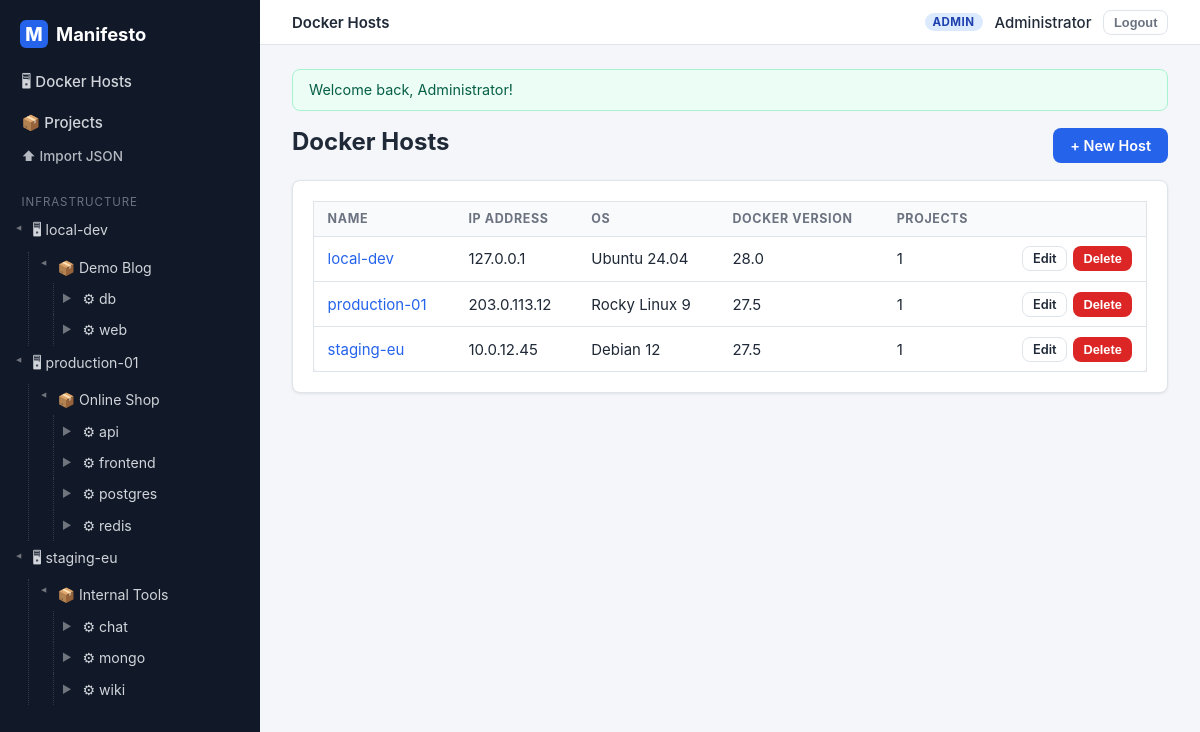
The page /docker-hosts (signed in) on the database its author committed.
### tables this page shows
CREATE TABLE project (
    id             INT UNSIGNED AUTO_INCREMENT PRIMARY KEY,
    docker_host_id INT UNSIGNED NOT NULL,
    name           VARCHAR(128) NOT NULL,
    slug           VARCHAR(128) NOT NULL,
    description    TEXT NULL,
    created_at     TIMESTAMP NOT NULL DEFAULT CURRENT_TIMESTAMP,
    updated_at     TIMESTAMP NOT NULL DEFAULT CURRENT_TIMESTAMP ON UPDATE CURRENT_TIMESTAMP,
    UNIQUE KEY uq_project_slug (slug),
    KEY idx_project_host (docker_host_id),
    CONSTRAINT fk_project_host FOREIGN KEY (docker_host_id)
        REFERENCES docker_host (id) ON DELETE RESTRICT
);

CREATE TABLE service (
    id                   INT UNSIGNED AUTO_INCREMENT PRIMARY KEY,
    project_id           INT UNSIGNED NOT NULL,
    name                 VARCHAR(128) NOT NULL,
    image                VARCHAR(255) NOT NULL,
    restart_policy       ENUM('no','always','on-failure','unless-stopped') NOT NULL DEFAULT 'unless-stopped',
    notes                TEXT NULL,
    command              VARCHAR(512) NULL,
    working_dir          VARCHAR(255) NULL,
    depends_on           VARCHAR(512) NULL COMMENT 'Comma-separated service names',
    build_context        VARCHAR(255) NULL COMMENT 'Path to Dockerfile context, e.g. ./api',
    dockerfile_content   LONGTEXT NULL COMMENT 'Inline Dockerfile content',
    healthcheck_cmd      VARCHAR(512) NULL,
    healthcheck_interval VARCHAR(32) NULL DEFAULT '30s',
    network_mode         VARCHAR(64) NULL,
    created_at           TIMESTAMP NOT NULL DEFAULT CURRENT_TIMESTAMP,
    updated_at           TIMESTAMP NOT NULL DEFAULT CURRENT_TIMESTAMP ON UPDATE CURRENT_TIMESTAMP,
    UNIQUE KEY uq_service_name_per_project (project_id, name),
    CONSTRAINT fk_service_project FOREIGN KEY (project_id)
        REFERENCES project (id) ON DELETE CASCADE
);

CREATE TABLE docker_host (
    id             INT UNSIGNED AUTO_INCREMENT PRIMARY KEY,
    name           VARCHAR(128) NOT NULL,
    ip_address     VARCHAR(45)  NULL,
    os             VARCHAR(128) NULL,
    docker_version VARCHAR(32)  NULL,
    notes          TEXT         NULL,
    created_at     TIMESTAMP NOT NULL DEFAULT CURRENT_TIMESTAMP,
    updated_at     TIMESTAMP NOT NULL DEFAULT CURRENT_TIMESTAMP ON UPDATE CURRENT_TIMESTAMP
);

### src/Core/ViewRenderer.php (called while the page is built, shortened)
<?php
final class ViewRenderer
{
    private static string $viewsPath = __DIR__ . '/../Views';
    public static function render(string $template, array $data = [], string $layout = 'app'): string
    {
        $data['currentUser'] = Auth::user();
        $data['flashes']     = Session::pullFlashes();
        if ($layout === 'app') {
            $data['sidebarTree'] = (new TreeRepository())->fullTree();
        }
        $content = self::renderFile(self::file($template), $data);
        $data['content'] = $content;
        return self::renderFile(self::file('layouts/' . $layout), $data);
    }
    private static function file(string $template): string
    {
        return self::$viewsPath . '/' . $template . '.php';
    }
    private static function renderFile(string $file, array $data): string
    {
        extract($data, EXTR_SKIP);
        require $file;
        return (string) ob_get_clean();
    }
}

### src/Controllers/DockerHostController.php (called while the page is built, shortened)
<?php
final class DockerHostController
{
    private DockerHostRepository $hosts;
    public function __construct()
    {
        $this->hosts = new DockerHostRepository();
    }
    public function index(Request $request): void
    {
        Response::view('docker-hosts/index', [
            'title' => 'Docker Hosts',
            'hosts' => $this->hosts->allWithProjectCounts(),
        ]);
    }
}

### public/index.php (called while the page is built, shortened)
<?php
$request = Request::capture();
$router = new Router(require MANIFESTO_ROOT . '/config/routes.php');
$router->dispatch($request);

### src/Core/Request.php (called while the page is built, shortened)
<?php
final class Request
{
    private static ?string $basePath = null;
    public static function basePath(): string
    {
        if (self::$basePath === null) {
            $scriptDir = str_replace('\\', '/', dirname($_SERVER['SCRIPT_NAME'] ?? '/'));
            $scriptDir = rtrim($scriptDir, '/');
            self::$basePath = $scriptDir === '/' ? '' : $scriptDir;
        }
        return self::$basePath;
    }
}

### src/Core/helpers.php (called while the page is built, shortened)
<?php
function e(?string $value): string
{
    return htmlspecialchars($value ?? '', ENT_QUOTES, 'UTF-8');
}
function url(string $path = '/'): string
{
    $base = Request::basePath();
    return $base . '/' . ltrim($path, '/');
}

### src/Repositories/TreeRepository.php (called while the page is built, shortened)
<?php
final class TreeRepository
{
    public function fullTree(): array
    {
        $pdo = Database::pdo();
        $hosts = [];
        foreach ($pdo->query('SELECT id, name FROM docker_host ORDER BY name') as $row) {
            $row['projects'] = [];
            $hosts[(int) $row['id']] = $row;
        }
        $projects = [];
        foreach ($pdo->query('SELECT id, docker_host_id, name FROM project ORDER BY name') as $row) {
            $row['services'] = [];
            $projects[(int) $row['id']] = $row;
        }
        $services = [];
        foreach ($pdo->query('SELECT id, project_id, name FROM service ORDER BY name') as $row) {
            $row['webapps'] = [];
            $services[(int) $row['id']] = $row;
        }
        foreach ($pdo->query('SELECT id, service_id, name FROM web_app ORDER BY name') as $row) {
            $sid = (int) $row['service_id'];
            if (isset($services[$sid])) {
                $services[$sid]['webapps'][] = $row;
            }
        }
        foreach ($services as $service) {
            $pid = (int) $service['project_id'];
            if (isset($projects[$pid])) {
                $projects[$pid]['services'][] = $service;
            }
        }
        foreach ($projects as $project) {
            $hid = (int) $project['docker_host_id'];
            if (isset($hosts[$hid])) {
                $hosts[$hid]['projects'][] = $project;
            }
        }
        return array_values($hosts);
    }
}

### src/Repositories/DockerHostRepository.php (called while the page is built, shortened)
<?php
final class DockerHostRepository
{
    public function allWithProjectCounts(): array
    {
        $sql = 'SELECT h.id, h.name, h.ip_address, h.os, h.docker_version,
                       h.notes, h.created_at, h.updated_at,
                       COUNT(p.id) AS project_count
                FROM docker_host h
                LEFT JOIN project p ON p.docker_host_id = h.id
                GROUP BY h.id
                ORDER BY h.name';
        return Database::pdo()->query($sql)->fetchAll();
    }
}

### src/Views/docker-hosts/index.php (the view, shortened to what this page needs)
<?php $isAdmin = ($currentUser['role'] ?? '') === 'admin'; ?>
<div class="page-head">
    <h1>Docker Hosts</h1>
    <?php if ($isAdmin): ?>
        <div class="page-actions">
            <a class="btn btn-primary" href="<?= url('/docker-hosts/create') ?>">+ New Host</a>
        </div>
    <?php endif; ?>
</div>
<?php if (count($hosts) === 0): ?>
    <div class="empty-state">
        <p>No Docker hosts declared yet.</p>
        <?php if ($isAdmin): ?>
            <a class="btn btn-primary" href="<?= url('/docker-hosts/create') ?>">+ New Host</a>
        <?php endif; ?>
    </div>
<?php else: ?>
    <div class="card">
        <div class="table-wrap">
            <table class="table">
                <thead>
                    <tr>
                        <th>Name</th>
                        <th>IP address</th>
                        <th>OS</th>
                        <th>Docker version</th>
                        <th>Projects</th>
                        <?php if ($isAdmin): ?><th></th><?php endif; ?>
                    </tr>
                </thead>
                <tbody>
                    <?php foreach ($hosts as $host): ?>
                        <tr>
                            <td>
                                <a href="<?= url('/docker-hosts/' . $host['id']) ?>"><?= e($host['name']) ?></a>
                            </td>
                            <td><?= $host['ip_address'] !== null ? e($host['ip_address']) : '<span class="muted">—</span>' ?></td>
                            <td><?= $host['os'] !== null ? e($host['os']) : '<span class="muted">—</span>' ?></td>
                            <td><?= $host['docker_version'] !== null ? e($host['docker_version']) : '<span class="muted">—</span>' ?></td>
                            <td><?= (int) $host['project_count'] ?></td>
                            <?php if ($isAdmin): ?>
                                <td>
                                    <div class="actions">
                                        <a class="btn btn-secondary btn-sm" href="<?= url('/docker-hosts/' . $host['id'] . '/edit') ?>">Edit</a>
                                        <form method="post" action="<?= url('/docker-hosts/' . $host['id'] . '/delete') ?>" class="inline-form" data-confirm="Delete this host?">
                                            <button type="submit" class="btn btn-danger btn-sm">Delete</button>
                                        </form>
                                    </div>
                                </td>
                            <?php endif; ?>
                        </tr>
                    <?php endforeach; ?>
                </tbody>
            </table>
        </div>
    </div>
<?php endif; ?>

### src/Core/Router.php (shortened to what this page needs)
<?php
final class Router
{
    public function dispatch(Request $request): never
    {
        foreach ($this->routes as $route) {
            [$method, $pattern, $class, $action] = $route;
            if ($method !== $request->method) {
                continue;
            }
            $params = $this->match($pattern, $request->path);
            if ($params === null) {
                continue;
            }
            $request->setRouteParams($params);
            $controller = new $class();
            $controller->$action($request, ...array_values($params));
            exit;
        }
    }
    private function match(string $pattern, string $path): ?array
    {
        $regex = preg_replace('/\{(\w+)\}/', '(?P<$1>[^/]+)', $pattern);
        if (!preg_match('#^' . $regex . '$#', $path, $m)) {
            return null;
        }
        return array_filter($m, 'is_string', ARRAY_FILTER_USE_KEY);
    }
}

### src/Views/partials/sidebar.php (shortened to what this page needs)
<?php
$tree = $sidebarTree ?? [];
?>
<aside class="sidebar">
    <a class="sidebar-brand" href="<?= url('/') ?>">
        <span class="brand-mark">M</span> Manifesto
    </a>
    <nav class="sidebar-nav">
        <a href="<?= url('/docker-hosts') ?>">🖥 Docker Hosts</a>
        <a href="<?= url('/projects') ?>">📦 Projects</a>
        <?php if (($currentUser['role'] ?? '') === 'admin'): ?>
            <a href="<?= url('/projects/import') ?>" style="font-size:.85rem;opacity:.85;">⬆ Import JSON</a>
        <?php endif; ?>
    </nav>
    <div class="sidebar-tree">
        <div class="tree-title">Infrastructure</div>
        <?php foreach ($tree as $host): ?>
            <details open>
                <summary>
                    <a class="tree-link tree-host" href="<?= url('/docker-hosts/' . $host['id']) ?>">🖥 <?= e($host['name']) ?></a>
                </summary>
                <?php foreach ($host['projects'] as $project): ?>
                    <details open class="tree-indent">
                        <summary>
                            <a class="tree-link tree-project" href="<?= url('/projects/' . $project['id']) ?>">📦 <?= e($project['name']) ?></a>
                        </summary>
                        <?php foreach ($project['services'] as $service): ?>
                            <details class="tree-indent">
                                <summary>
                                    <a class="tree-link tree-service" href="<?= url('/services/' . $service['id']) ?>">⚙ <?= e($service['name']) ?></a>
                                </summary>
                            </details>
                        <?php endforeach; ?>
                    </details>
                <?php endforeach; ?>
            </details>
        <?php endforeach; ?>
    </div>
</aside>

### public/assets/css/app.css (style rules this page uses)
:root { --c-bg: #f4f6f9; --c-surface: #ffffff; --c-border: #dfe4ea; --c-text: #1f2937; --c-muted: #6b7280; --c-primary: #2563eb; --c-primary-dark: #1e40af; --c-danger: #dc2626; --c-success: #16a34a; --c-warning: #d97706; --c-sidebar: #111827; --c-sidebar-text: #d1d5db; --c-sidebar-hover: #1f2937; --radius: 8px; --shadow: 0 1px 3px rgba(0, 0, 0, .08); }
* { box-sizing: border-box; }
body { margin: 0; font-family: -apple-system, "Segoe UI", Roboto, Arial, sans-serif; font-size: 15px; color: var(--c-text); background: var(--c-bg); }
h1 { font-size: 1.5rem; margin: 0 0 .5rem; }
a { color: var(--c-primary); text-decoration: none; }
.sidebar { width: 260px; flex-shrink: 0; background: var(--c-sidebar); color: var(--c-sidebar-text); padding: 1rem .75rem; overflow-y: auto; }
.sidebar-brand { display: flex; align-items: center; gap: .5rem; font-size: 1.15rem; font-weight: 700; color: #fff; padding: .25rem .5rem 1rem; }
.brand-mark { display: inline-flex; align-items: center; justify-content: center; width: 28px; height: 28px; border-radius: 6px; background: var(--c-primary); color: #fff; font-weight: 800; }
.sidebar-nav { display: flex; flex-direction: column; gap: 2px; margin-bottom: 1rem; }
.sidebar-nav a { color: var(--c-sidebar-text); padding: .45rem .6rem; border-radius: 6px; font-weight: 500; }
.tree-title { font-size: .72rem; text-transform: uppercase; letter-spacing: .08em; color: #6b7280; padding: .5rem .6rem .25rem; }
.sidebar-tree details { margin: 0; }
.sidebar-tree summary { list-style: none; cursor: pointer; display: flex; align-items: center; }
.sidebar-tree summary::before { content: "▸"; font-size: .7rem; color: #6b7280; width: 12px; }
.sidebar-tree details[open] > summary::before { content: "▾"; }
.tree-link { color: var(--c-sidebar-text); padding: .3rem .4rem; border-radius: 5px; font-size: .88rem; display: inline-block; max-width: 200px; overflow: hidden; text-overflow: ellipsis; white-space: nowrap; }
.tree-indent { margin-left: .85rem; }
.inline-form { display: inline; }
.btn { display: inline-block; padding: .5rem 1rem; border-radius: var(--radius); border: 1px solid transparent; font-size: .9rem; font-weight: 600; cursor: pointer; text-align: center; }
.btn-primary { background: var(--c-primary); color: #fff; }
.btn-danger { background: var(--c-danger); color: #fff; }
.btn-secondary { background: var(--c-surface); color: var(--c-text); border-color: var(--c-border); }
.btn-sm { padding: .25rem .6rem; font-size: .8rem; }
.card { background: var(--c-surface); border: 1px solid var(--c-border); border-radius: var(--radius); box-shadow: var(--shadow); padding: 1.25rem; margin-bottom: 1.25rem; }
.page-head { display: flex; justify-content: space-between; align-items: center; margin-bottom: 1rem; gap: 1rem; flex-wrap: wrap; }
.page-actions { display: flex; gap: .5rem; }
.table-wrap { overflow-x: auto; }
table.table { width: 100%; border-collapse: collapse; background: var(--c-surface); border: 1px solid var(--c-border); border-radius: var(--radius); box-shadow: var(--shadow); }
.table th, .table td { padding: .6rem .85rem; text-align: left; border-bottom: 1px solid var(--c-border); }
.table th { background: #f9fafb; font-size: .78rem; text-transform: uppercase; letter-spacing: .05em; color: var(--c-muted); }
.table tr:last-child td { border-bottom: none; }
.table .actions { display: flex; gap: .35rem; justify-content: flex-end; }
.sidebar-tree details { position: relative; }
.sidebar-tree .tree-indent { margin-left: 1rem; padding-left: .5rem; border-left: 1px dotted rgba(255,255,255,.15); }
.sidebar-tree summary { list-style: none; cursor: pointer; display: flex; align-items: center; padding: .15rem 0; border-radius: 4px; transition: background .15s ease; }
.sidebar-tree summary::before { content: "▶"; font-size: .65rem; color: rgba(255,255,255,.4); width: 14px; transition: transform .15s ease; display: inline-block; }
.sidebar-tree details[open] > summary::before { transform: rotate(90deg); }
.sidebar-tree .tree-link { flex: 1; }
details > summary { list-style: none; cursor: pointer; }

### rows shown on the page
project: name "Demo Blog"
service: name "db"
service: name "web"
project: name "Online Shop"
service: name "api"
service: name "frontend"
service: name "postgres"
service: name "redis"
project: name "Internal Tools"
service: name "chat"
service: name "mongo"
service: name "wiki"
docker_host: name "local-dev", ip_address "127.0.0.1", os "Ubuntu 24.04", docker_version "28.0", project_count "1"
docker_host: name "production-01", ip_address "203.0.113.12", os "Rocky Linux 9", docker_version "27.5", project_count "1"
docker_host: name "staging-eu", ip_address "10.0.12.45", os "Debian 12", docker_version "27.5", project_count "1"

### other values the page prints
$host['name'] "local-dev"
$host['name'] "production-01"
$host['name'] "staging-eu"
$flash['message'] "Welcome back, Administrator!"
